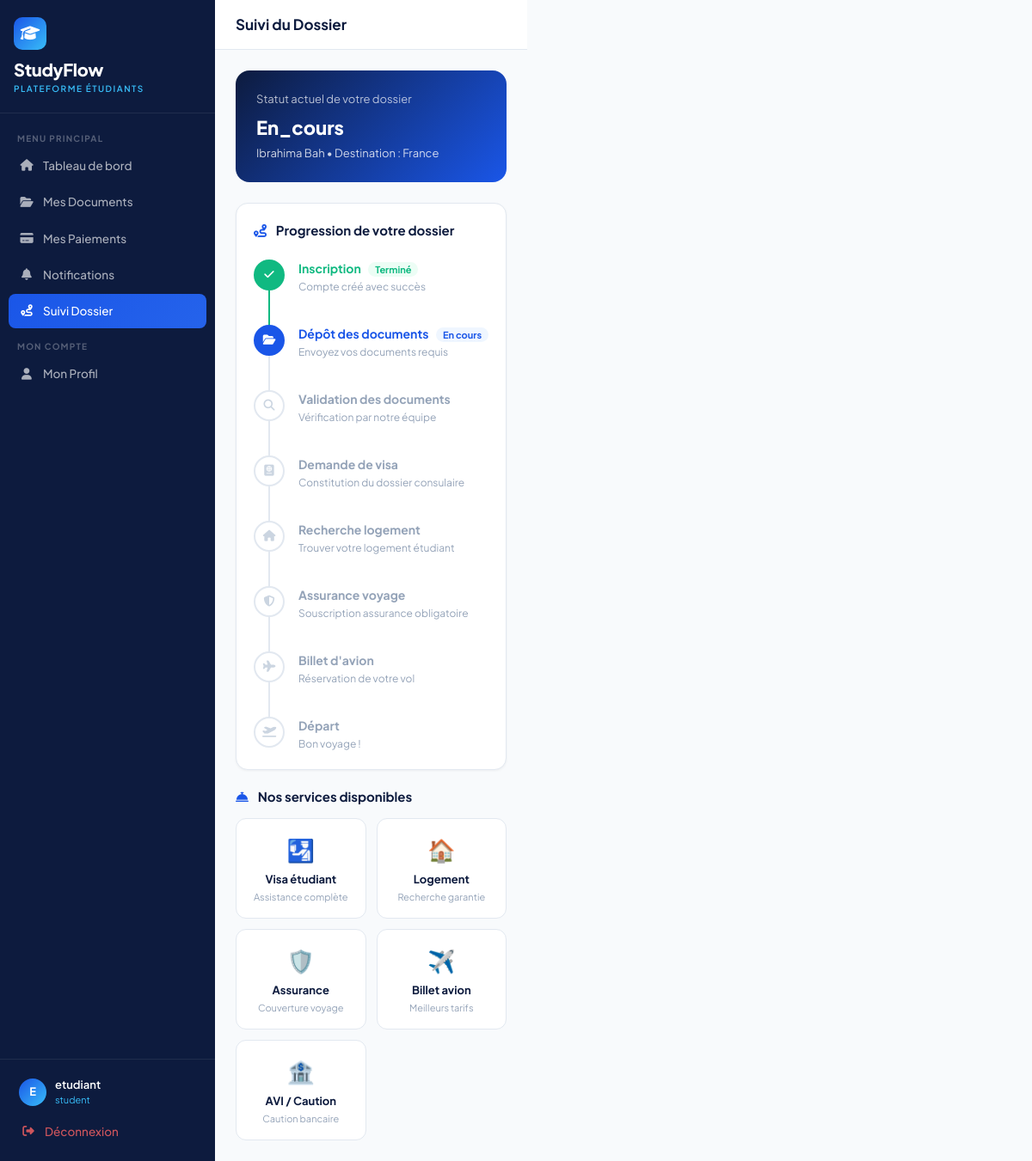
/auth/suivi (signed in), run on the app's committed database.
### models/user.py (models this page shows, shortened)
class User(UserMixin, db.Model):
    __tablename__ = 'users'
    id = db.Column(db.Integer, primary_key=True)
    email = db.Column(db.String(120), unique=True, nullable=False)
    password_hash = db.Column(db.String(256))
    role = db.Column(db.String(20), default='student')
    is_active = db.Column(db.Boolean, default=True)
    reset_token = db.Column(db.String(100), nullable=True)
    reset_token_expiry = db.Column(db.DateTime, nullable=True)
    created_at = db.Column(db.DateTime, default=datetime.utcnow)
    student_profile = db.relationship('StudentProfile', backref='user', uselist=False, foreign_keys='StudentProfile.user_id')

class StudentProfile(db.Model):
    __tablename__ = 'student_profiles'
    id = db.Column(db.Integer, primary_key=True)
    user_id = db.Column(db.Integer, db.ForeignKey('users.id'), nullable=False)
    assigned_agent_id = db.Column(db.Integer, db.ForeignKey('users.id'), nullable=True)
    first_name = db.Column(db.String(80))
    last_name = db.Column(db.String(80))
    phone = db.Column(db.String(20))
    nationality = db.Column(db.String(50))
    passport_number = db.Column(db.String(30))
    destination_country = db.Column(db.String(50))
    program = db.Column(db.String(200))
    program_level = db.Column(db.String(20), default='Licence')  # Licence, Master
    university = db.Column(db.String(200))
    status = db.Column(db.String(30), default='nouveau')
    status_updated_at = db.Column(db.DateTime, default=datetime.utcnow)
    created_at = db.Column(db.DateTime, default=datetime.utcnow)
    documents = db.relationship('Document', backref='student', lazy=True)
    assigned_agent = db.relationship('User', foreign_keys=[assigned_agent_id])
    payments = db.relationship('Payment', backref='student', lazy=True)
    @property
    def full_name(self):
        return f"{self.first_name or ''} {self.last_name or ''}".strip()

### routes/auth.py (the view)
@auth_bp.route('/suivi')
@login_required
def suivi():
    profile = get_profile()
    return render_template('auth/suivi.html', profile=profile)

### routes/auth.py (called while the page is built)
def get_profile():
    return StudentProfile.query.filter_by(user_id=current_user.id).first()

### templates/auth/suivi.html (shortened to what this page needs)
{% extends "base.html" %}
{% block sidebar_nav %}
<div class="nav-label">Menu Principal</div>
<a href="{{ url_for('auth.dashboard') }}" class="sidebar-link">
  <i class="fas fa-home"></i> Tableau de bord
</a>
<a href="{{ url_for('auth.documents') }}" class="sidebar-link">
  <i class="fas fa-folder-open"></i> Mes Documents
</a>
<a href="{{ url_for('auth.payments') }}" class="sidebar-link">
  <i class="fas fa-credit-card"></i> Mes Paiements
</a>
<a href="{{ url_for('auth.notifications') }}" class="sidebar-link">
  <i class="fas fa-bell"></i> Notifications
</a>
<a href="{{ url_for('auth.suivi') }}" class="sidebar-link active">
  <i class="fas fa-route"></i> Suivi Dossier
</a>
<div class="nav-label">Mon Compte</div>
<a href="{{ url_for('auth.profile') }}" class="sidebar-link">
  <i class="fas fa-user"></i> Mon Profil
</a>
{% endblock %}
{% block page_title %}Suivi du Dossier{% endblock %}
{% block content %}
<div style="background:linear-gradient(135deg,#0D1B3E,#1A56E8);border-radius:16px;padding:24px;color:#fff;margin-bottom:24px;">
  <div style="font-size:13px;opacity:.7;margin-bottom:6px;">Statut actuel de votre dossier</div>
  <div style="font-size:22px;font-weight:800;margin-bottom:4px;">
    {% if profile %}{{ profile.status | capitalize }}{% else %}Nouveau{% endif %}
  </div>
  <div style="font-size:13px;opacity:.8;">
    {% if profile %}
      {{ profile.full_name }} •
      Destination : {{ profile.destination_country or 'Non définie' }}
    {% endif %}
  </div>
</div>
<div class="sf-card">
  <div style="font-size:15px;font-weight:700;color:#0D1B3E;margin-bottom:22px;">
    <i class="fas fa-route" style="color:#1A56E8;margin-right:8px;"></i>
    Progression de votre dossier
  </div>
  {% for nom, desc, icon, etat in etapes %}
  <div style="display:flex;gap:16px;margin-bottom:{% if not loop.last %}0{% else %}0{% endif %};">
    <div style="display:flex;flex-direction:column;align-items:center;">
      <div style="width:36px;height:36px;border-radius:50%;display:flex;align-items:center;justify-content:center;flex-shrink:0;
        {% if etat == 'done' %}background:#10B981;border:2px solid #10B981;
        {% elif etat == 'active' %}background:#1A56E8;border:2px solid #1A56E8;
        {% else %}background:#fff;border:2px solid #E2E8F0;{% endif %}">
        <i class="fas fa-{{ icon }}" style="font-size:13px;
          {% if etat == 'done' or etat == 'active' %}color:#fff;
          {% else %}color:#CBD5E1;{% endif %}">
        </i>
      </div>
      {% if not loop.last %}
      <div style="width:2px;height:40px;
        {% if etat == 'done' %}background:#10B981;
        {% else %}background:#E2E8F0;{% endif %}">
      </div>
      {% endif %}
    </div>
    <div style="padding-bottom:{% if not loop.last %}20px{% else %}0{% endif %};">
      <div style="font-size:14px;font-weight:700;margin-bottom:2px;
        {% if etat == 'done' %}color:#10B981;
        {% elif etat == 'active' %}color:#1A56E8;
        {% else %}color:#94A3B8;{% endif %}">
        {{ nom }}
        {% if etat == 'done' %}
          <span style="font-size:11px;background:#ECFDF5;color:#10B981;padding:2px 8px;border-radius:999px;margin-left:6px;">Terminé</span>
        {% elif etat == 'active' %}
          <span style="font-size:11px;background:#EFF6FF;color:#1A56E8;padding:2px 8px;border-radius:999px;margin-left:6px;">En cours</span>
        {% endif %}
      </div>
      <div style="font-size:12px;color:#94A3B8;">{{ desc }}</div>
    </div>
  </div>
  {% endfor %}
</div>
<div style="margin-top:20px;">
  <div style="font-size:15px;font-weight:700;color:#0D1B3E;margin-bottom:14px;">
    <i class="fas fa-concierge-bell" style="color:#1A56E8;margin-right:8px;"></i>
    Nos services disponibles
  </div>
  <div style="display:grid;grid-template-columns:repeat(auto-fit,minmax(140px,1fr));gap:12px;">
    {% set services = [
      ('🛂','Visa étudiant','Assistance complète'),
      ('🏠','Logement','Recherche garantie'),
      ('🛡️','Assurance','Couverture voyage'),
      ('✈️','Billet avion','Meilleurs tarifs'),
      ('🏦','AVI / Caution','Caution bancaire')
    ] %}
    {% for emoji, titre, desc in services %}
    <div style="border:1px solid #E2E8F0;border-radius:12px;padding:16px;text-align:center;background:#fff;">
      <div style="font-size:26px;margin-bottom:6px;">{{ emoji }}</div>
      <div style="font-size:13px;font-weight:700;color:#0D1B3E;">{{ titre }}</div>
      <div style="font-size:11px;color:#94A3B8;margin-top:2px;">{{ desc }}</div>
    </div>
    {% endfor %}
  </div>
</div>
{% endblock %}

### templates/base.html (shortened to what this page needs)
<!DOCTYPE html>
<html lang="fr">
<head>
  <link href="https://cdn.jsdelivr.net/npm/bootstrap@5.3.2/dist/css/bootstrap.min.css" rel="stylesheet">
  <link href="https://cdnjs.cloudflare.com/ajax/libs/font-awesome/6.5.0/css/all.min.css" rel="stylesheet">
</head>
<body>
{% block body %}
<div style="display:flex">
  <nav class="sidebar">
    <div class="sidebar-logo">
      <div class="logo-icon"><i class="fas fa-graduation-cap"></i></div>
      <div class="brand-name">StudyFlow</div>
      <div class="brand-sub">Plateforme Étudiants</div>
    </div>
    <div class="sidebar-nav">
      {% block sidebar_nav %}{% endblock %}
    </div>
    <div class="sidebar-footer">
      <div class="sidebar-user">
        <div class="s-avatar">{{ current_user.email[0].upper() }}</div>
        <div>
          <div class="s-name">{{ current_user.email.split('@')[0] }}</div>
          <div class="s-role">{{ current_user.role }}</div>
        </div>
      </div>
      <a href="{{ url_for('auth.logout') }}" class="sidebar-link" style="color:rgba(255,100,100,.8)">
        <i class="fas fa-sign-out-alt"></i> Déconnexion
      </a>
    </div>
  </nav>
  <div class="main-wrap">
    <header class="topbar">
      <div class="topbar-title">{% block page_title %}{% endblock %}</div>
    </header>
    <main class="page-content">
      {% block content %}{% endblock %}
    </main>
  </div>
</div>
{% endblock %}
</body>
</html>

### templates/base.html (style rules this page uses)
:root { --navy: #0D1B3E; --blue: #1A56E8; --sky: #38BDF8; --green: #10B981; --amber: #F59E0B; --rose: #F43F5E; --slate: #64748B; --light: #F8FAFC; --border: #E2E8F0; --sidebar-w: 250px; }
* { box-sizing: border-box; margin: 0; padding: 0; }
body { font-family: 'Plus Jakarta Sans', sans-serif; background: var(--light); color: #1E293B; font-size: 14px; }
.sidebar { position: fixed; top: 0; left: 0; bottom: 0; width: var(--sidebar-w); background: var(--navy); display: flex; flex-direction: column; z-index: 1000; }
.sidebar-logo { padding: 20px 16px; border-bottom: 1px solid rgba(255,255,255,.08); }
.logo-icon { width: 38px; height: 38px; background: linear-gradient(135deg, var(--blue), var(--sky)); border-radius: 10px; display: flex; align-items: center; justify-content: center; font-size: 18px; color: #fff; margin-bottom: 8px; }
.brand-name { font-size: 20px; font-weight: 800; color: #fff; letter-spacing: -.3px; }
.brand-sub { font-size: 10px; color: var(--sky); text-transform: uppercase; letter-spacing: 1.5px; font-weight: 600; }
.sidebar-nav { flex: 1; padding: 10px; overflow-y: auto; }
.nav-label { font-size: 10px; font-weight: 700; letter-spacing: 1.2px; text-transform: uppercase; color: rgba(255,255,255,.3); padding: 12px 10px 4px; }
.sidebar-link { display: flex; align-items: center; gap: 10px; padding: 10px 12px; border-radius: 8px; color: rgba(255,255,255,.65); text-decoration: none; font-weight: 500; font-size: 13.5px; margin-bottom: 2px; transition: all .15s; }
.sidebar-link.active { background: linear-gradient(135deg, var(--blue), #2563EB); color: #fff; }
.sidebar-link i { width: 18px; text-align: center; }
.sidebar-footer { padding: 12px; border-top: 1px solid rgba(255,255,255,.08); }
.sidebar-user { display: flex; align-items: center; gap: 10px; padding: 8px 10px; }
.s-avatar { width: 32px; height: 32px; border-radius: 50%; background: linear-gradient(135deg, var(--blue), var(--sky)); display: flex; align-items: center; justify-content: center; color: #fff; font-weight: 700; font-size: 13px; }
.s-name { color: #fff; font-weight: 600; font-size: 13px; }
.s-role { color: var(--sky); font-size: 11px; }
.main-wrap { margin-left: var(--sidebar-w); min-height: 100vh; }
.topbar { background: #fff; border-bottom: 1px solid var(--border); padding: 0 24px; height: 58px; display: flex; align-items: center; justify-content: space-between; position: sticky; top: 0; z-index: 100; }
.topbar-title { font-size: 17px; font-weight: 700; color: var(--navy); }
.page-content { padding: 24px; }
.sf-card { background: #fff; border: 1px solid var(--border); border-radius: 14px; padding: 20px; box-shadow: 0 1px 3px rgba(0,0,0,.05); }

### data on the page
User: email "E", email "etudiant", role "student"
StudentProfile: status "En_cours", full_name "Ibrahima Bah", destination_country "France"

### other printed values
{{ nom }} "Inscription" "Dépôt des documents" "Validation des documents" "Demande de visa" "Recherche logement" "Assurance voyage" "Billet d'avion" "Départ"
{{ desc }} "Compte créé avec succès" "Envoyez vos documents requis" "Vérification par notre équipe" "Constitution du dossier consulaire" "Trouver votre logement étudiant" "Souscription assurance obligatoire" "Réservation de votre vol" "Bon voyage !"
{{ emoji }} "🛂" "🏠" "🛡️" "✈️" "🏦"
{{ titre }} "Visa étudiant" "Logement" "Assurance" "Billet avion" "AVI / Caution"
{{ desc }} "Assistance complète" "Recherche garantie" "Couverture voyage" "Meilleurs tarifs" "Caution bancaire"
